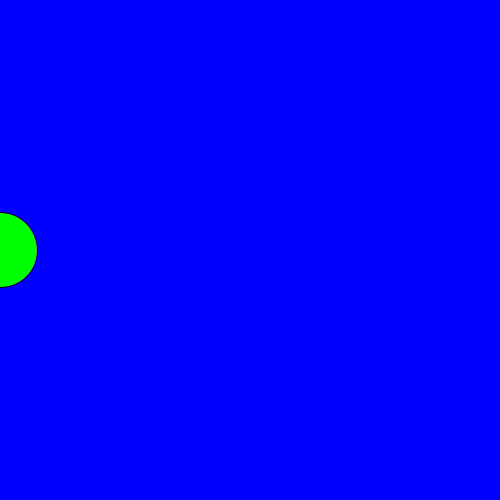
Frame 1 (no input)
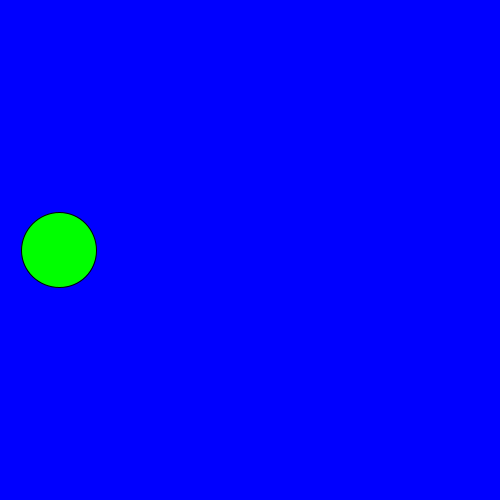
Frame 60 (the mouse pressed at the canvas centre just before this capture)
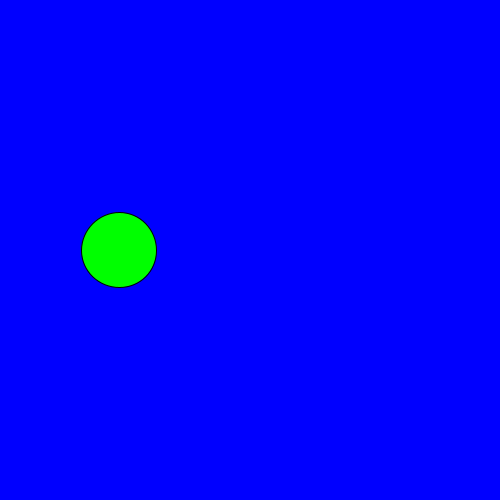
Frame 120 (the mouse held since frame 60 and released just before this capture)

The Processing sketch that drew these frames (run headless with seeded random() and noise(); from frame 60 on, the mouse is pressed at the canvas centre):

// Processing sketch: hello
// ── hello.pde
int i = 0;

void setup() {
  //fullScreen(2);
  size(500, 500);
}

void draw(){  
  background(0, 0, 255);
  fill(0, 255, 0);
  ellipse(i, height/2, 75, 75);  
  i = i+1;  
  //ellipse(mouseX, mouseY, 75, 75);
}
